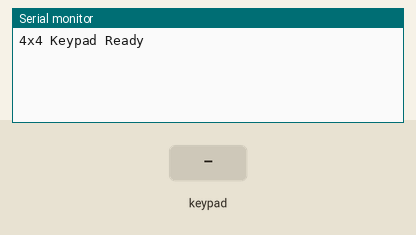
This sketch was run on a simulated ESP32. On the bench: the last lines printed to the serial monitor. The inputs (shaded band) are chosen by the test bench.

Above: at 1.2 s.
1.3 s: key '1' pressed
At 1.9 s:
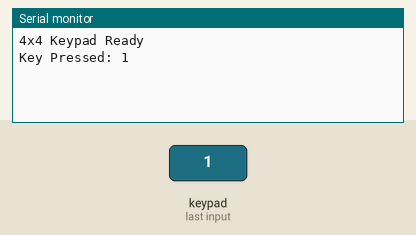
2.8 s: keypad keys 4 1 6 1 7 5 # pressed 0.4 s apart
At 5.8 s:
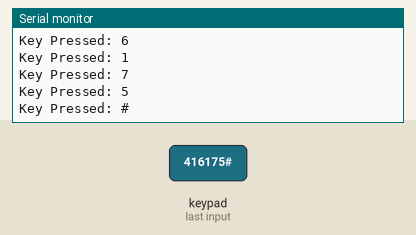
7.1 s: key 'A' pressed
At 7.4 s:
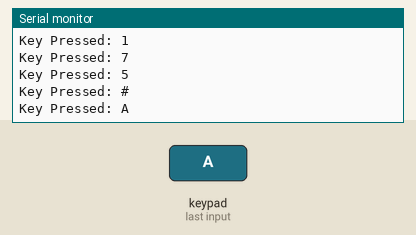
8.6 s: keypad keys 4 1 6 1 7 5 * pressed 0.4 s apart
At 11.8 s:
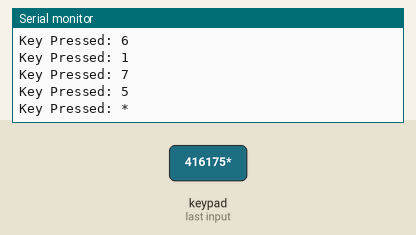
12.9 s: key 'B' pressed
At 14.1 s:
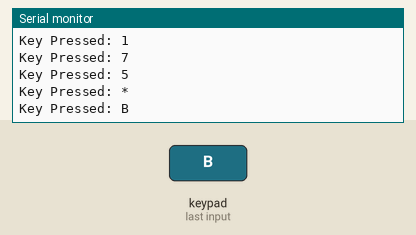
14.4 s: keypad keys 4 1 6 1 7 5 D pressed 0.4 s apart
At 17.3 s:
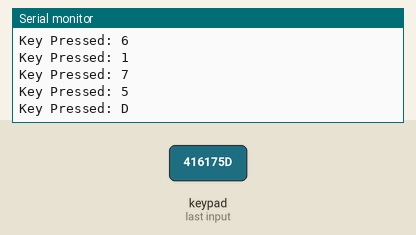
Timing chart, 0 to 18.8 s (numbered marks = the images above; inputs shaded):
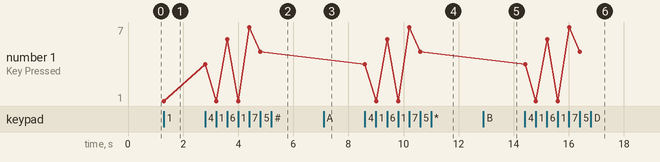

Measured:
- after the input at 1.3 s, the serial monitor: prints a new line at once (image 1)
- after the input at 2.8 s, the serial monitor: prints a new line at once (image 2)
- after the input at 7.1 s, the serial monitor: prints a new line at once (image 3)
- after the input at 8.6 s, the serial monitor: prints a new line at once (image 4)
- after the input at 12.9 s, the serial monitor: prints a new line at once (image 5)
- after the input at 14.4 s, the serial monitor: prints a new line at once (image 6)
- plotted number 1: 1 → 5 after the input at 2.8 s

The sketch:

keypad_4x4__2_.ino
```cpp
/*
 * 4x4 Matrix Keypad - ESP32
 * Requires: "Keypad" library by Mark Stanley & Alexander Brevig
 * (Arduino IDE: Sketch > Include Library > Manage Libraries > search "Keypad")
 *
 * Pin map:
 * Rows: D4, D16, D17, D5
 * Cols: D18, D19, D21, D14
 */

#include <Keypad.h>

const byte ROWS = 4;
const byte COLS = 4;

// Change these characters to match your keypad's labeling if different
char keys[ROWS][COLS] = {
  {'1','2','3','A'},
  {'4','5','6','B'},
  {'7','8','9','C'},
  {'*','0','#','D'}
};

byte rowPins[ROWS] = {4, 16, 17, 5};   // R1, R2, R3, R4
byte colPins[COLS] = {18, 19, 21, 14}; // C1, C2, C3, C4

Keypad keypad = Keypad(makeKeymap(keys), rowPins, colPins, ROWS, COLS);

void setup() {
  Serial.begin(115200);
  Serial.println("4x4 Keypad Ready");
}

void loop() {
  char key = keypad.getKey();

  if (key) {
    Serial.print("Key Pressed: ");
    Serial.println(key);
  }
}
```
